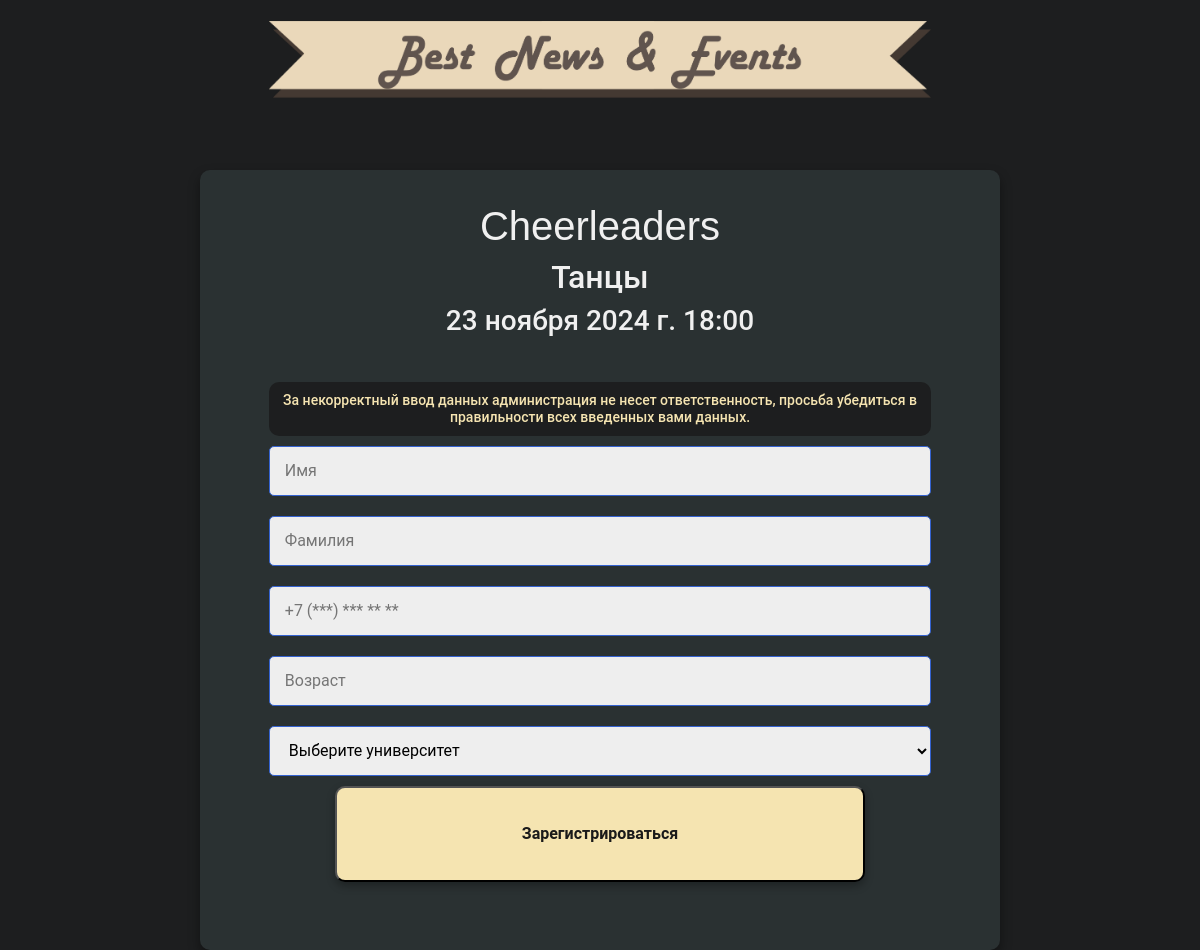
/base/register/19/, run on the app's committed database.
### main/models.py (models this page shows, shortened)
class Post(models.Model): #Создаем модель (своего рода словарь) где ключи это переменные, а тип все что после равно это в каком формате мы принимем значения
    ClubName= models.CharField('Название Клуба',max_length=50)
    NewsName = models.CharField('Название Новости',max_length=50)
    Anons = models.CharField('Анонс',max_length=250)
    TextNews=models.TextField('Статья')
    Date = models.DateTimeField("Дата события")
    Date_Stop = models.DateTimeField("Закрытие регистрации", default=datetime.now)
    ImgNews =  models.ImageField("Картинка Новости", blank = True, upload_to='main/image')
    class Meta: #Создаем название таблицы в странице алминистратора для нашей модели
        verbose_name="Новость" #Единичсное число
        verbose_name_plural="Новости" #Множественное число

### base/views.py (the view)
# urls.py: path('register/<int:id>/', views.register, name="register")
def register(request, id):
    detail = Post.objects.get(pk=id)
    if request.method == "POST":
        form = ArticlesForm(request.POST)
        if form.is_valid():
            article = form.save(commit=False)  # Не сохраняем пока в базе, чтобы изменить поля
            article.NameClub = detail.ClubName
            article.NameNews = detail.NewsName
            article.save()
            return redirect('home')
    else:
        form=ArticlesForm()
    data={
         'form':form ,
         'detail':detail
    }
    return render(request, 'base/Register2.html',data)

### base/forms.py
class ArticlesForm(ModelForm): #Создаем тип форм которые принимают значения в виде модели Articles
    UNIVERSITY_CHOICES = [
        ('', 'Выберите университет'),
        ('Almau', 'Almau'),
        ('КазНу', 'КазНу'),
        ('KAU', 'KAU'),
        ('МУИТ', 'МУИТ'),
    ]
    University = forms.ChoiceField(
        choices=UNIVERSITY_CHOICES,
        widget=forms.Select(attrs={
            'class': 'form',
        }),
        label="Выберите университет"
    )
    class Meta:
        model=Articles
        fields=['FirstName','SurName','Number','Age','NameClub','NameNews', 'University']
        widgets={
              "FirstName": TextInput(attrs={
                'class':"form",
                'placeholder':"Имя"
              }),
              "SurName": TextInput(attrs={
                'class':"form",
                'placeholder':"Фамилия"
              }),
              "Number": TextInput(attrs={
                'class':"form",
                'placeholder':"+7 (***) *** ** **"
              }),
              "Age": TextInput(attrs={
                'class':"form",
                'placeholder':"Возраст"
              }),
        }

### base/templates/base/Register2.html (shortened to what this page needs)
{% extends 'base/shablon.html' %}
{% load static %}
{% block content %}
<div class="header-logo">
    <img src="{% static 'main/img/LogoPridict2.png' %}" alt="Logo 2" class="company-name">
</div>
<div class="container">
    <h1>{{ detail.ClubName }}</h1>
    <h2>{{ detail.NewsName }}</h2>
    <h3>{{ detail.Date }}</h3>
    <div id="register1">
        <h6 id="warning">За некорректный ввод данных администрация не несет ответственность, просьба убедиться в правильности всех введенных вами данных.</h6>
        <form method="post">
            {{ form.FirstName }}<br>
            {{ form.SurName }}<br>
            {{ form.Number }}<br>
            {{ form.Age }}<br>
            {{ form.University }}<br>
            <button id="reg" type="submit">Зарегистрироваться</button>
        </form>
    </div>
</div>
{% endblock %}

### base/templates/base/shablon.html (style rules this page uses)
body { background: linear-gradient(135deg, #1d1e1f , #1d1e1f); color: #f0f0f0; font-family: 'Roboto', sans-serif; line-height: 1.6; }
.container, .event-info { background: #2A3132; padding: 2rem; border-radius: 10px; box-shadow: 0 6px 12px rgba(0, 0, 0, 0.4); color: #f0f0f0; max-width: 800px; margin: auto; transition: box-shadow 0.3s ease; }
.container h1 { font-family: 'Franklin Gothic Medium', 'Arial Narrow', Arial, sans-serif; }
.container { text-align: center; }
.header-logo { color: #f0f0f0; max-width: 800px; margin: 5px auto; padding: 1rem 2rem; border-radius: 10px; display: flex; align-items: center; gap: 1rem; }
.header-logo .company-name { max-width: 90%; height: auto; margin: auto; }
#register1, #reg, #warning { border-radius: 10px; padding: 5%; text-align: center; margin: auto; }
#reg { background: linear-gradient(45deg, #f5e4b1 , #f5e4b1); color: #1a1a1a; box-shadow: 0 4px 8px rgba(0, 0, 0, 0.3); font-weight: bold; text-align: center; transition: transform 0.2s, box-shadow 0.2s; width: 80%; }
#warning { background-color: #1d1e1f; color: #f5e4b1; padding: 10px; font-size: 14px; }
.form { width: 100%; margin: 10px 0; border-radius: 5px; padding-left: 15px; height: 50px; border: 1px solid #3462d0; font-size: 16px; background-color: #EEEEEE; color: black; }

### data on the page
Post: ClubName "Cheerleaders", NewsName "Танцы", Date "23 ноября 2024 г. 18:00"
